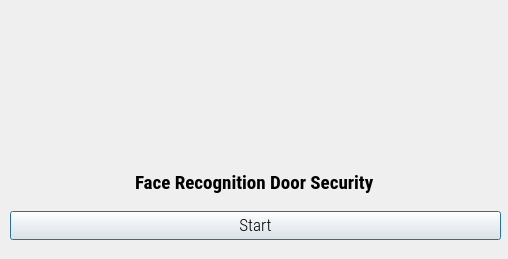
<?xml version="1.0" encoding="UTF-8"?>
<ui version="4.0">
 <class>Dialog</class>
 <widget class="QDialog" name="Dialog">
  <property name="geometry">
   <rect>
    <x>0</x>
    <y>0</y>
    <width>508</width>
    <height>259</height>
   </rect>
  </property>
  <property name="minimumSize">
   <size>
    <width>508</width>
    <height>259</height>
   </size>
  </property>
  <property name="maximumSize">
   <size>
    <width>508</width>
    <height>259</height>
   </size>
  </property>
  <property name="windowTitle">
   <string>SecureHome Security sys</string>
  </property>
  <property name="windowIcon">
   <iconset resource="resource.qrc">
    <normaloff>:/icon/icon.png</normaloff>:/icon/icon.png</iconset>
  </property>
  <widget class="QWidget" name="verticalLayoutWidget">
   <property name="geometry">
    <rect>
     <x>10</x>
     <y>160</y>
     <width>491</width>
     <height>80</height>
    </rect>
   </property>
   <layout class="QVBoxLayout" name="verticalLayout">
    <item>
     <layout class="QHBoxLayout" name="horizontalLayout">
      <item alignment="Qt::AlignHCenter">
       <widget class="QLabel" name="filelabel">
        <property name="font">
         <font>
          <family>Roboto Condensed</family>
          <pointsize>14</pointsize>
          <weight>75</weight>
          <bold>true</bold>
         </font>
        </property>
        <property name="text">
         <string>Face Recognition Door Security</string>
        </property>
       </widget>
      </item>
     </layout>
    </item>
    <item>
     <widget class="QPushButton" name="runButton">
      <property name="font">
       <font>
        <family>Roboto Condensed Light</family>
        <pointsize>13</pointsize>
       </font>
      </property>
      <property name="text">
       <string>Start</string>
      </property>
     </widget>
    </item>
   </layout>
  </widget>
 </widget>
 <resources>
  <include location="resource.qrc"/>
 </resources>
 <connections/>
</ui>
